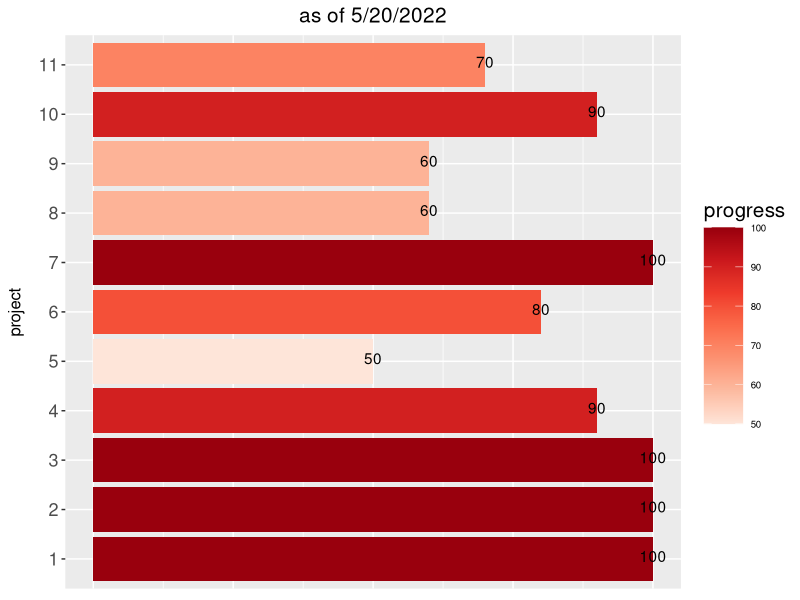

This chart was generated by the following R code:
## ---- chunk 1
knitr::opts_chunk$set(echo = TRUE)
library(tidyverse)
## ---- chunk 2
###### https://rstudio-pubs-static.s3.amazonaws.com/215319_ac67755c296b441dac7b24b48fc30156.html
project_progress=data.frame(project=seq(1,11), progress=c(100, 100, 100, 90, 50, 80, 100, 60, 60, 90, 70))
bp.y <- ggplot(data =project_progress, aes(x = factor(project), y = progress)) + 
    geom_bar(stat = "identity", aes(fill = progress))+ 
  labs(x = "project")+
  geom_text(aes(label=progress), position=position_dodge(width=0.8), vjust=0.25, color="black")+  # add numbers over bars+
coord_flip()+ 
 theme_gray() +
    theme(axis.title.x = element_blank(), axis.text.x = element_blank(),
          axis.ticks.x = element_blank(), axis.text.y = element_text(size = 13), 
          axis.title.y = element_text(size = 12, margin = margin(0,10,0,0), angle =90 ), # this adjusts "project" on y axis 
          legend.position="none") + 
    scale_fill_distiller(name = "progress", palette = "Reds", direction = 1) + 
  theme(legend.position = "right", legend.direction = "vertical",
          legend.title = element_text(size = 15), legend.key.size = unit(1,"cm"),
          legend.text = element_text(size = 7))+
  ggtitle("as of 5/20/2022")+
  theme(plot.title = element_text(hjust = 0.5, size=15)) #center the title
bp.y
